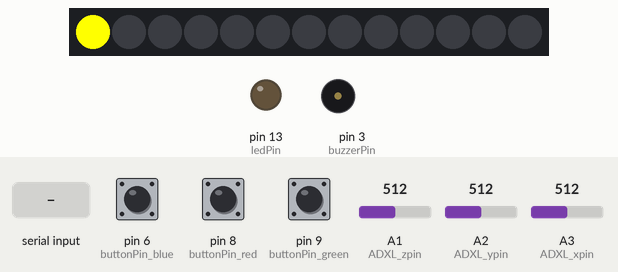
This sketch was run on a simulated Arduino Uno, built with avr-gcc and run on an emulated ATmega328P. On the bench: 13 RGB LEDs in strip order, left to right, output pins drawn as LEDs (lit = HIGH), buzzer (waves = sounding, pin HIGH). Inputs (shaded band) come from the test bench; at power-on: pin 6 (buttonPin_blue) LOW, pin 8 (buttonPin_red) LOW, pin 9 (buttonPin_green) LOW, A1 (ADXL_zpin) = 512, A2 (ADXL_ypin) = 512, A3 (ADXL_xpin) = 512. What the sketch prints to the serial monitor is not drawn.

Above: at 0.01 s.
At 1.0 s:
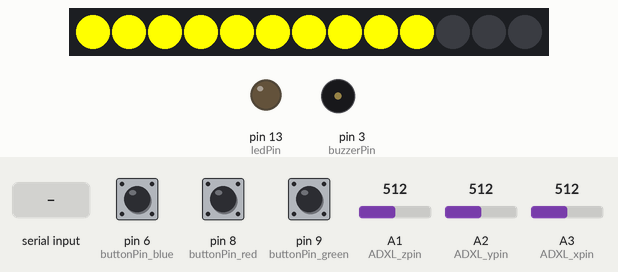
At 2.2 s:
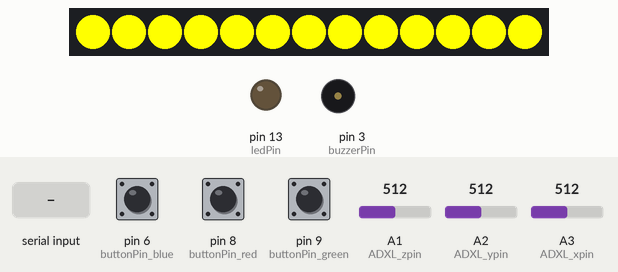
2.3 s: "1" received over Serial
Timing chart, 0 to 5.3 s (numbered marks = the images above; inputs shaded):
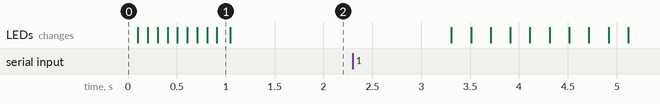

The sketch:

MoonBeamInteractive_rod.ino
```cpp
#include <Arduino.h>
#include "Statistic.h"
#include <Adafruit_DotStar.h>
// Because conditional #includes don't work w/Arduino sketches...
#include <SPI.h>         // COMMENT OUT THIS LINE FOR GEMMA OR TRINKET


/////////// PUSHBUTTONS, LEDS, BUZZERS ///////////

const int buttonPin_green = 9;
const int buttonPin_blue = 6;
const int buttonPin_red = 8;

const int ledPin = 13;

const int buzzerPin = 3;              // buzzer positive pin


/////////// ADXL ///////////

Statistic xStats;

// these constants describe the pins. They won't change:
const int ADXL_xpin = A3;                  // x-axis of the accelerometer
const int ADXL_ypin = A2;                  // y-axis
const int ADXL_zpin = A1;                  // z-axis (only on 3-axis models)

#define ADXL_N_VALUES   100               // number of ADXL values for statistics
#define ADXL_STDEV_THRESHOLD  50          // sigma threshold for accelerometer


/////////// DOTSTAR ///////////

#define DOTSTAR_NUMPIXELS  13 // Number of LEDs in strip
#define DOTSTAR_NUMPIXELS_ON  13      // Number of LEDs to be actually used
#define DOTSTAR_NUMPIXELS_MANA  10   // Number of LEDs for Mana

#define DOTSTAR_DELAY_MS  500

#define DOTSTAR_DATAPIN    5
#define DOTSTAR_CLOCKPIN   4

Adafruit_DotStar strip = Adafruit_DotStar(
                           DOTSTAR_NUMPIXELS, DOTSTAR_DATAPIN, DOTSTAR_CLOCKPIN, DOTSTAR_BRG);
// The last parameter is optional -- this is the color data order of the
// DotStar strip, which has changed over time in different production runs.
// Your code just uses R,G,B colors, the library then reassigns as needed.
// Default is DOTSTAR_BRG, so change this if you have an earlier strip.

// Hardware SPI is a little faster, but must be wired to specific pins
// (Arduino Uno = pin 11 for data, 13 for clock, other boards are different).
//Adafruit_DotStar strip = Adafruit_DotStar(NUMPIXELS, DOTSTAR_BRG);


#define DOTSTAR_COLOR_BLUE  0x0000FF
#define DOTSTAR_COLOR_RED  0x00FF00
#define DOTSTAR_COLOR_GREEN  0xFF0000
#define DOTSTAR_COLOR_YELLOW  0xFFFF00
#define DOTSTAR_COLOR_BLANK  0x000000


// SPELLS state
#define NO_SPELL     0  //default
#define SPELL_RED    1  //indices
#define SPELL_GREEN  2
#define SPELL_BLUE   3
int spell_to_apply = 0;

//SPELL DELAY TIMER
#define DEFAULT_BLOCKOUT 30000  //30 seconds
#define BOOSTED_BLOCKOUT 10000
unsigned long set_blockout_time;    //TODO: MAKE THIS 20 OR 30 SECONDS LATER. OR MAYBE EVEN A MINUTE

boolean spell_castable = true;
unsigned long blockout_start_time = 0;

//PICKUPS
boolean pickup_present = true;
#define RECHARGE_AMMO_INDEX 0       //pre decided ammo bit from the string broadcasted by the vest
boolean prev_pickup_present = false;

void setup() {
  // initialize the serial communications:
  Serial.begin(9600);

 // while (!Serial) {
 //   ; // wait for serial port to connect. Needed for native USB port only
 // }

  // Recharge spells

  set_blockout_time = DEFAULT_BLOCKOUT;

  /////////// PUSHBUTTONS, LEDS, BUZZERS ///////////

  pinMode(buttonPin_green, INPUT);
  pinMode(buttonPin_blue, INPUT);
  pinMode(buttonPin_red, INPUT);

  pinMode(ledPin, OUTPUT);
  pinMode(buzzerPin, OUTPUT);

  //pinMode(testPin, OUTPUT);
  //digitalWrite(testPin, HIGH);

  /////////// ADXL ///////////
  xStats.clear(); //explicitly start clean

  /////////// DOTSTAR ///////////

#if defined(__AVR_ATtiny85__) && (F_CPU == 16000000L)
  clock_prescale_set(clock_div_1); // Enable 16 MHz on Trinket
#endif

  strip.begin(); // Initialize pins for output
  strip.show();  // Turn all LEDs off ASAP


  DOTSTAR_INIT();

}


void loop() {

 ///////// RECEIVE PICKUP FROM VEST ////////
 if (Serial.available())
    {
        String incomingString = Serial.readString();
        if (incomingString.length()>0) //this can be anything coming from the vest
        {
               Serial.print("I received: ");
               Serial.println(incomingString);
               char bitOfInterest = incomingString[RECHARGE_AMMO_INDEX];  //change this later, maybe

               if(bitOfInterest=='1')
               {
                  pickup_present = true;
                  //Serial.print("bit of interest = 1");
               }
               else
               {
                  pickup_present = false;
                  //Serial.print("bit of interest = 0");
               }
         }
        setBlockoutTime(pickup_present);
  }


  /////////// PUSHBUTTONS ///////////

  int button_reading_green = digitalRead(buttonPin_green);
  int button_reading_blue = digitalRead(buttonPin_blue);
  int button_reading_red = digitalRead(buttonPin_red);


  if (button_reading_red) {
    spell_to_apply = SPELL_RED;
    //tone(5,10000);
  }
  else if (button_reading_green) {
    spell_to_apply = SPELL_GREEN;
    //tone(5,5000);
  }
  else if (button_reading_blue) {
    spell_to_apply = SPELL_BLUE;
    //tone(5,50000);
  }
  else
  {
    spell_to_apply = NO_SPELL;
    //noTone(5);
  }


  /////////// ADXL ///////////

  int xval, yval, zval, stdev;

  for (int i = 0; i < ADXL_N_VALUES; ++i) {
    xval = analogRead(ADXL_xpin);
    yval = analogRead(ADXL_ypin);
    zval = analogRead(ADXL_zpin);

    xStats.add(xval);

  }

  stdev = xStats.unbiased_stdev();
  //Serial.println(stdev);            //UNCOMMENT FOR SEEING MOTION ON SERIAL PLOTTER!

  xStats.clear();

  ///////////Setting delay timer for each spell//////////////
  if(millis()-blockout_start_time > set_blockout_time)
  {
      spell_castable = true;
  }


  /////////// BUZZER ///////////

  //put all this inside an "if spell is castable".
    if(spell_castable)
    {
        if (stdev > ADXL_STDEV_THRESHOLD && spell_to_apply != NO_SPELL) // if wand was moved rapidly and some spell button is pressed
        {
            castSpell(spell_to_apply);
            spell_castable = false;
            blockout_start_time = millis();

        }

        else{
            for (int i = 0; i < DOTSTAR_NUMPIXELS; ++i) {
              strip.setPixelColor(i, DOTSTAR_COLOR_YELLOW); // yellow
              }
            strip.show();
        }

     }

     else
     {
        for (int i = 0; i < DOTSTAR_NUMPIXELS; ++i) {
        strip.setPixelColor(i, DOTSTAR_COLOR_BLANK);
          }

        strip.show();
     }


}


////////// function for updating blockout times, based on pickup information //////////
void setBlockoutTime(boolean pickup)
{
    if(pickup)
    {
        set_blockout_time = BOOSTED_BLOCKOUT;
        //show booster
        //flash 5 times!
        if(!prev_pickup_present)
        {
              for(int j=0; j<5; j++)
              {
                  for (int i = 0; i < DOTSTAR_NUMPIXELS; ++i) {
                    strip.setPixelColor(i, DOTSTAR_COLOR_BLANK); // Dotstar: red
                    }
                  strip.show();
                  delay(200);
                  for (int i = 0; i < DOTSTAR_NUMPIXELS; ++i) {
                    strip.setPixelColor(i, DOTSTAR_COLOR_YELLOW); // Dotstar: red
                    }
                  strip.show();
                  delay(200);
              }
        }
    }
    else
    {
        set_blockout_time = DEFAULT_BLOCKOUT;

    }
    prev_pickup_present = pickup;
}


/////////// BUZZER ///////////
void buzz(int spell) {
  int ms = 100*spell;
  if(spell == SPELL_RED)
  {
     for (int i = 0; i < DOTSTAR_NUMPIXELS; ++i) {
              strip.setPixelColor(i, DOTSTAR_COLOR_RED); // Dotstar: red
            }
            strip.show();
  }
  else if(spell == SPELL_GREEN)
  {
    for (int i = 0; i < DOTSTAR_NUMPIXELS; ++i) {
              strip.setPixelColor(i, DOTSTAR_COLOR_GREEN); // Dotstar: red
            }
            strip.show();
  }
  else if(spell==SPELL_BLUE)
  {
    for (int i = 0; i < DOTSTAR_NUMPIXELS; ++i) {
              strip.setPixelColor(i, DOTSTAR_COLOR_BLUE); // Dotstar: red
            }
            strip.show();
  }
  digitalWrite(buzzerPin, HIGH);
  delay(ms);
  digitalWrite(buzzerPin, LOW);
  delay(ms);
}

/////////CAST SPELL//////

void castSpell(int req_spell_to_apply)    // apply spell
{
   for (int i = 0; i < 4; ++i)
   {
      buzz(req_spell_to_apply);  // red spell buzzer period: 100ms, green spell buzzer period: 200ms, blue spell buzzer period

   }

}


/////////// DOTSTAR ///////////
void DOTSTAR_INIT() {
  for (int i = 0; i < DOTSTAR_NUMPIXELS_MANA; ++i) {
    strip.setPixelColor(i, DOTSTAR_COLOR_YELLOW);
    strip.show();
    delay(100);
  }
  for (int i = DOTSTAR_NUMPIXELS_MANA; i < DOTSTAR_NUMPIXELS; ++i) {
    strip.setPixelColor(i, DOTSTAR_COLOR_BLANK);
  }

  strip.show();

}
```
